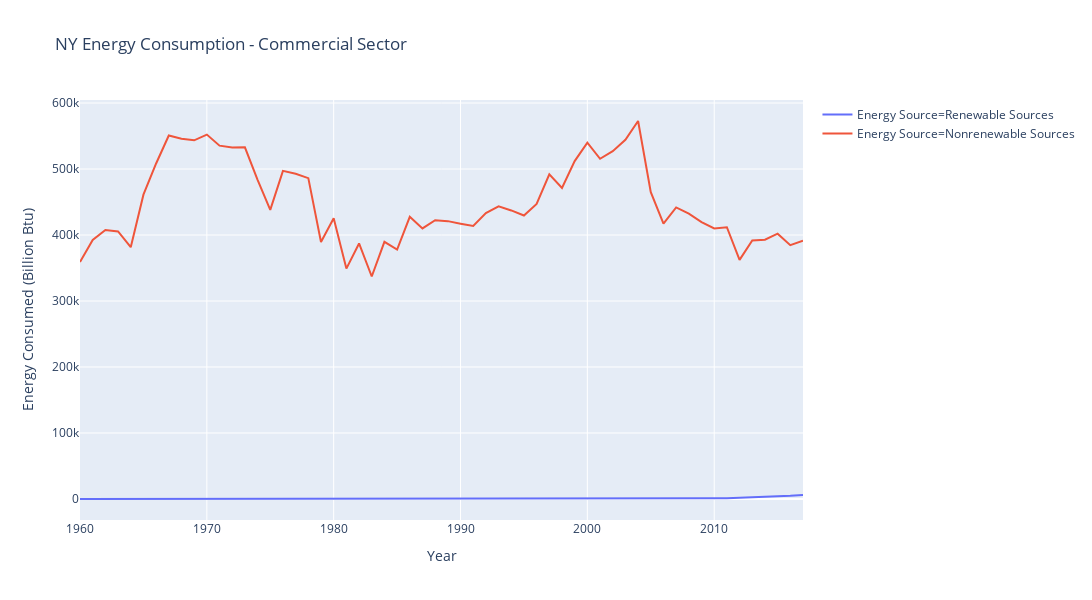
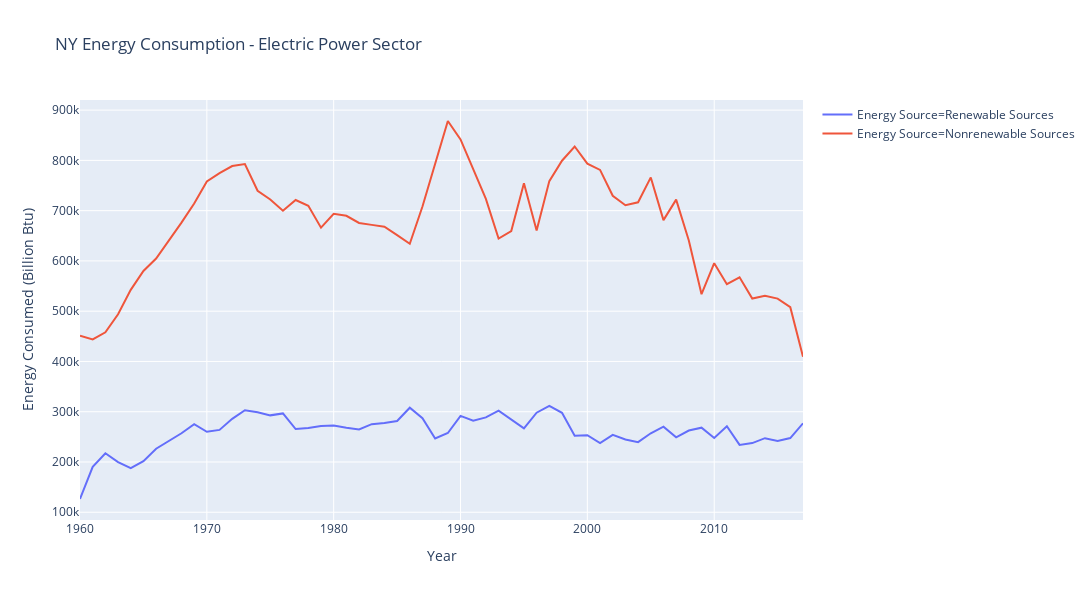
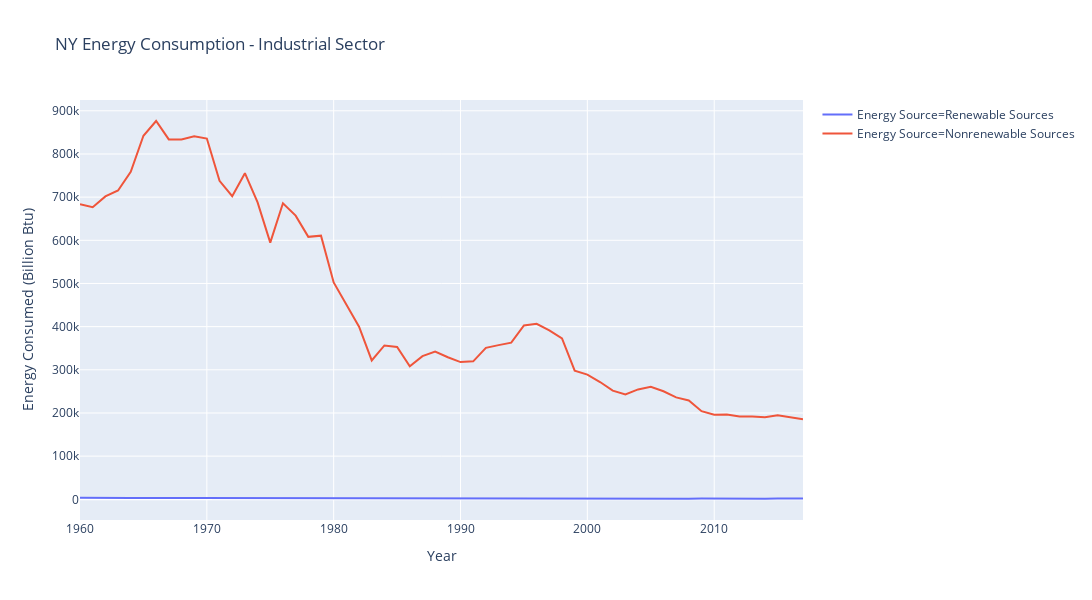
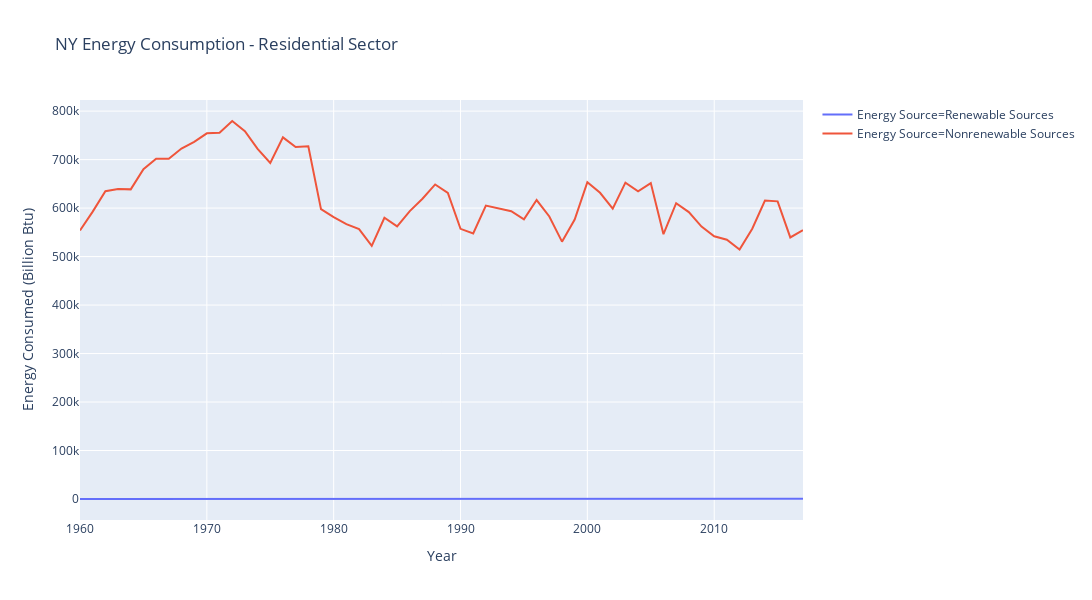

Source (notebook cell) for these figures, in order:
### Markdown cell above
# Visualize NY Renewable vs. Nonrenewable Energy Consumption Across Different Sectors

### Code cell
for sector in sectors:
    helper_functions.plot_descriptive_fig(dataframes[sector], 
                                          ['Renewable Sources', 'Nonrenewable Sources'], 
                                          'NY',
                                          sector)
